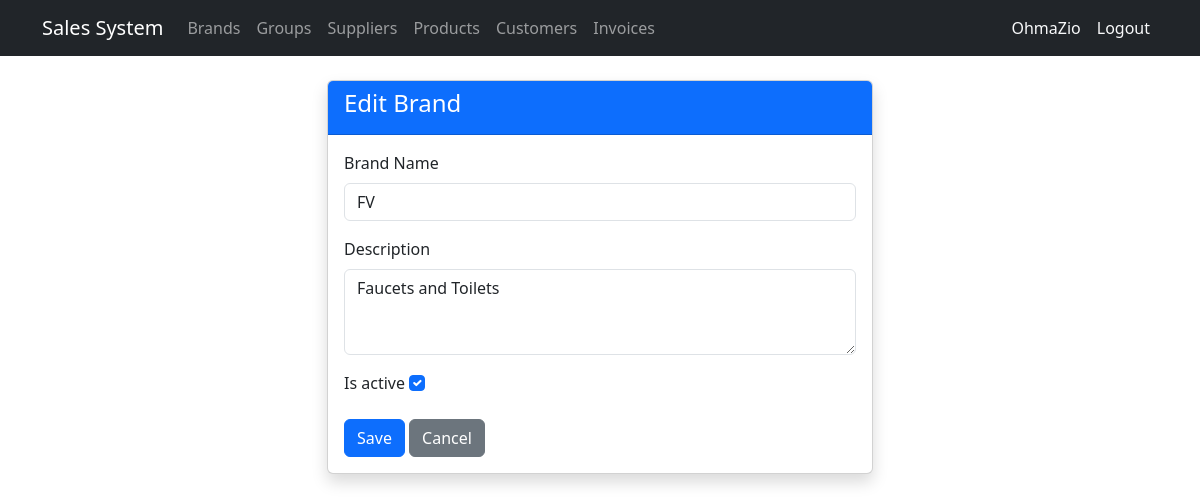
The app's page /brands/4/edit/ (signed in) with its own data.
### billing/models.py (models this page shows, shortened)
class Brand(models.Model):
    name = models.CharField(max_length=100, unique=True, verbose_name='Brand Name')
    description = models.TextField(blank=True, null=True)
    is_active = models.BooleanField(default=True)
    created_at = models.DateTimeField(auto_now_add=True)
    updated_at = models.DateTimeField(auto_now=True)
    class Meta:
        verbose_name = 'Brand'
        verbose_name_plural = 'Brands'
        ordering = ['name']

### billing/views.py (the view)
# urls.py: path('brands/<int:pk>/edit/', views.brand_update, name='brand_update'),
@login_required
@audit_action('UPDATE_BRAND')
def brand_update(request, pk):
    brand = get_object_or_404(Brand, pk=pk)
    if request.method == 'POST':
        form = BrandForm(request.POST, instance=brand)
        if form.is_valid():
            form.save()
            messages.success(request, 'Brand updated!')
            return redirect('billing:brand_list')
    else: form = BrandForm(instance=brand)
    return render(request, 'billing/brand_form.html', {'form':form, 'title':'Edit Brand'})

### billing/forms.py
class BrandForm(forms.ModelForm):
    class Meta:
        model = Brand
        fields = ['name', 'description', 'is_active']
        widgets = {
            'name': forms.TextInput(attrs={'class':'form-control'}),
            'description': forms.Textarea(attrs={'class':'form-control','rows':3}),
            'is_active': forms.CheckboxInput(attrs={'class':'form-check-input'}),
        }

### billing/templates/billing/brand_form.html (shortened to what this page needs)
{% extends 'billing/base.html' %}
{% block content %}
<div class="row justify-content-center">
  <div class="col-md-6">
    <div class="card shadow">
      <div class="card-header bg-primary text-white"><h4>{{ title }}</h4></div>
      <div class="card-body">
        <form method="post">
          {% for field in form %}
          <div class="mb-3">
            <label class="form-label">{{ field.label }}</label>
            {{ field }}
          </div>
          {% endfor %}
          <button type="submit" class="btn btn-primary">Save</button>
          <a href="{% url 'billing:brand_list' %}" class="btn btn-secondary">Cancel</a>
        </form>
      </div>
    </div>
  </div>
</div>
{% endblock %}

### billing/templates/billing/base.html (shortened to what this page needs)
<!DOCTYPE html>
<html lang="es">
<head>
  <link href="https://cdn.jsdelivr.net/npm/bootstrap@5.3.0/dist/css/bootstrap.min.css" rel="stylesheet">
  <link rel="stylesheet" href="https://cdn.jsdelivr.net/npm/bootstrap-icons@1.11.1/font/bootstrap-icons.css">
</head>
<body>
<nav class="navbar navbar-expand-lg navbar-dark bg-dark">
  <div class="container">
    <a class="navbar-brand" href="{% url 'billing:home' %}">Sales System</a>
    <div class="collapse navbar-collapse" id="nav">
      <ul class="navbar-nav me-auto">
        {% if user.is_authenticated %}
        <li class="nav-item"><a class="nav-link" href="{% url 'billing:brand_list' %}">Brands</a></li>
        <li class="nav-item"><a class="nav-link" href="{% url 'billing:productgroup_list' %}">Groups</a></li>
        <li class="nav-item"><a class="nav-link" href="{% url 'billing:supplier_list' %}">Suppliers</a></li>
        <li class="nav-item"><a class="nav-link" href="{% url 'billing:product_list' %}">Products</a></li>
        <li class="nav-item"><a class="nav-link" href="{% url 'billing:customer_list' %}">Customers</a></li>
        <li class="nav-item"><a class="nav-link" href="{% url 'billing:invoice_list' %}">Invoices</a></li>
        {% endif %}
      </ul>
<ul class="navbar-nav">
  {% if user.is_authenticated %}
  <li class="nav-item">
    <span class="nav-link text-light">{{ user.username }}</span>
  </li>
  <li class="nav-item">
    <form method="post" action="{% url 'logout' %}" class="d-inline">
      <button type="submit" class="nav-link btn btn-link text-light"
              style="text-decoration:none;">Logout</button>
    </form>
  </li>
  {% endif %}
</ul>
    </div>
  </div>
</nav>
<div class="container mt-4">
  {% block content %}{% endblock %}
</div>
</body>
</html>

### records on screen
Brand: form "FV" "Faucets and Toilets" "☑"

### other values on screen
{{ user.username }} "OhmaZio"
{{ title }} "Edit Brand"
{{ field.label }} "Brand Name" "Description" "Is active"
